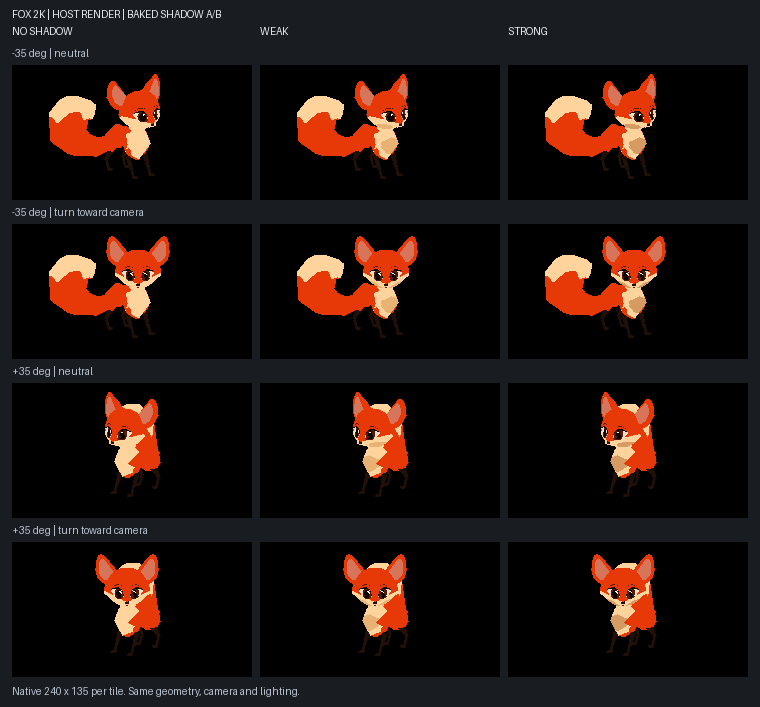

This chart was generated by the following Python code:
#!/usr/bin/env python3
"""Compare exact renderer buffers, then compose native-resolution review tiles."""
from array import array
from pathlib import Path
from PIL import Image, ImageDraw
import json
import sys
root = Path(sys.argv[1])
width,height=240,135
angles=(-35,35)
stamps=(0,1500,4000,7200,7500,7850,8050,8500,9000,9350,11999,12000)
profiles=("baseline","weak","strong")

def read(profile,angle,stamp):
    pixels = array("H")
    pixels.frombytes((root/profile/str(angle)/f"{stamp}.rgb565").read_bytes())
    if sys.byteorder != "little":
        pixels.byteswap()
    assert len(pixels) == width*height
    return pixels

def rgb(value):
    r,g,b=value>>11,(value>>5)&63,value&31
    return ((r<<3)|(r>>2),(g<<2)|(g>>4),(b<<3)|(b>>2))
    
evidence={}
for angle in angles:
    statistics={}
    for stamp in stamps:
        a,b,c=[read(k,angle,stamp) for k in profiles]
        assert all(bool(x)==bool(y)==bool(z) for x,y,z in zip(a,b,c))
        assert all(x==y==z for x,y,z in zip(a[100*width:],b[100*width:],c[100*width:]))
        changed=[i for i,(x,y,z) in enumerate(zip(a,b,c)) if x!=y or x!=z]
        assert changed
        statistics[stamp] = {"weak_changed":sum(x!=y for x,y in zip(a,b)),"strong_changed":sum(x!=z for x,z in zip(a,c)),
         "diff_bounds_xyxy":[min(i%width for i in changed),min(i//width for i in changed),max(i%width for i in changed),max(i//width for i in changed)]}
    evidence[angle]=statistics
(root/"pixel-differences.json").write_text(json.dumps(evidence,indent=2)+"\n")
rows=[(-35,0),(-35,7850),(35,0),(35,7850)]
pad=12; header=41; gap=24; foot=30; col=width+8
sheet=Image.new("RGB",(pad*2+3*col-8,header+len(rows)*(gap+height)+foot),(25,28,33))
draw=ImageDraw.Draw(sheet)
draw.text((pad,8),"FOX 2K | HOST RENDER | BAKED SHADOW A/B",(232,236,241))
for j,label in enumerate(("NO SHADOW","WEAK","STRONG")):
    draw.text((pad+j*col,25),label,(232,236,241))
for i,(angle,stamp) in enumerate(rows):
    y=header+i*(gap+height)
    draw.text((pad,y+6),f"{angle:+} deg | {'neutral' if stamp==0 else 'turn toward camera'}",(185,194,207))
    for j,k in enumerate(profiles):
        pix=read(k,angle,stamp)
        im=Image.frombytes("RGB",(width,height),bytes(c for p in pix for c in rgb(p)))
        sheet.paste(im,(pad+j*col,y+gap))
draw.text((pad,sheet.height-foot+8),"Native 240 x 135 per tile. Same geometry, camera and lighting.",(185,194,207))
sheet.save(root/"compare.png")
